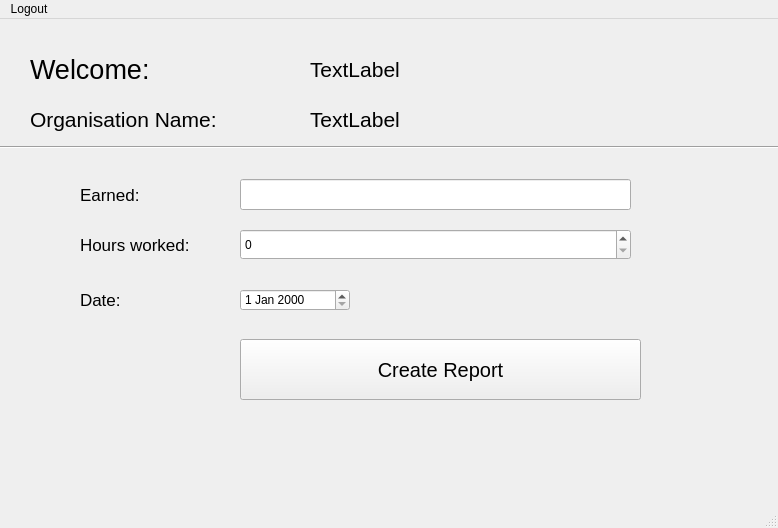
<?xml version="1.0" encoding="UTF-8"?>
<ui version="4.0">
 <class>MainWindow</class>
 <widget class="QMainWindow" name="MainWindow">
  <property name="geometry">
   <rect>
    <x>0</x>
    <y>0</y>
    <width>778</width>
    <height>528</height>
   </rect>
  </property>
  <property name="windowTitle">
   <string>MainWindow</string>
  </property>
  <widget class="QWidget" name="centralwidget">
   <widget class="QLabel" name="label">
    <property name="geometry">
     <rect>
      <x>600</x>
      <y>10</y>
      <width>161</width>
      <height>111</height>
     </rect>
    </property>
    <property name="text">
     <string/>
    </property>
    <property name="pixmap">
     <pixmap>logos/bus1.png</pixmap>
    </property>
    <property name="scaledContents">
     <bool>true</bool>
    </property>
   </widget>
   <widget class="QLabel" name="label_2">
    <property name="geometry">
     <rect>
      <x>30</x>
      <y>80</y>
      <width>191</width>
      <height>41</height>
     </rect>
    </property>
    <property name="font">
     <font>
      <pointsize>16</pointsize>
     </font>
    </property>
    <property name="text">
     <string>Organisation Name:</string>
    </property>
   </widget>
   <widget class="QLabel" name="label_organisation_name">
    <property name="geometry">
     <rect>
      <x>310</x>
      <y>90</y>
      <width>131</width>
      <height>21</height>
     </rect>
    </property>
    <property name="font">
     <font>
      <pointsize>16</pointsize>
     </font>
    </property>
    <property name="text">
     <string>TextLabel</string>
    </property>
   </widget>
   <widget class="QLabel" name="label_user_name">
    <property name="geometry">
     <rect>
      <x>310</x>
      <y>40</y>
      <width>301</width>
      <height>21</height>
     </rect>
    </property>
    <property name="font">
     <font>
      <pointsize>16</pointsize>
     </font>
    </property>
    <property name="text">
     <string>TextLabel</string>
    </property>
   </widget>
   <widget class="QLabel" name="welcome_label">
    <property name="geometry">
     <rect>
      <x>30</x>
      <y>20</y>
      <width>291</width>
      <height>61</height>
     </rect>
    </property>
    <property name="font">
     <font>
      <pointsize>20</pointsize>
     </font>
    </property>
    <property name="text">
     <string>Welcome:</string>
    </property>
   </widget>
   <widget class="Line" name="line">
    <property name="geometry">
     <rect>
      <x>0</x>
      <y>120</y>
      <width>791</width>
      <height>16</height>
     </rect>
    </property>
    <property name="orientation">
     <enum>Qt::Horizontal</enum>
    </property>
   </widget>
   <widget class="QLineEdit" name="line_money">
    <property name="geometry">
     <rect>
      <x>240</x>
      <y>160</y>
      <width>391</width>
      <height>31</height>
     </rect>
    </property>
   </widget>
   <widget class="QSpinBox" name="spin_hours">
    <property name="geometry">
     <rect>
      <x>240</x>
      <y>210</y>
      <width>391</width>
      <height>31</height>
     </rect>
    </property>
   </widget>
   <widget class="QDateEdit" name="date">
    <property name="geometry">
     <rect>
      <x>240</x>
      <y>270</y>
      <width>110</width>
      <height>22</height>
     </rect>
    </property>
   </widget>
   <widget class="QPushButton" name="button_create">
    <property name="geometry">
     <rect>
      <x>240</x>
      <y>320</y>
      <width>401</width>
      <height>61</height>
     </rect>
    </property>
    <property name="font">
     <font>
      <pointsize>15</pointsize>
     </font>
    </property>
    <property name="text">
     <string>Create Report</string>
    </property>
   </widget>
   <widget class="QLabel" name="label_3">
    <property name="geometry">
     <rect>
      <x>80</x>
      <y>160</y>
      <width>101</width>
      <height>31</height>
     </rect>
    </property>
    <property name="font">
     <font>
      <pointsize>13</pointsize>
     </font>
    </property>
    <property name="text">
     <string>Earned:</string>
    </property>
   </widget>
   <widget class="QLabel" name="label_4">
    <property name="geometry">
     <rect>
      <x>80</x>
      <y>210</y>
      <width>111</width>
      <height>31</height>
     </rect>
    </property>
    <property name="font">
     <font>
      <pointsize>13</pointsize>
     </font>
    </property>
    <property name="text">
     <string>Hours worked:</string>
    </property>
   </widget>
   <widget class="QLabel" name="label_5">
    <property name="geometry">
     <rect>
      <x>80</x>
      <y>260</y>
      <width>111</width>
      <height>41</height>
     </rect>
    </property>
    <property name="font">
     <font>
      <pointsize>13</pointsize>
     </font>
    </property>
    <property name="text">
     <string>Date:</string>
    </property>
   </widget>
  </widget>
  <widget class="QMenuBar" name="menubar">
   <property name="geometry">
    <rect>
     <x>0</x>
     <y>0</y>
     <width>778</width>
     <height>21</height>
    </rect>
   </property>
   <widget class="QMenu" name="menuLogout">
    <property name="title">
     <string>Logout</string>
    </property>
    <addaction name="actionlogout"/>
   </widget>
   <addaction name="menuLogout"/>
  </widget>
  <widget class="QStatusBar" name="statusbar"/>
  <action name="actionlogout">
   <property name="text">
    <string>logout</string>
   </property>
  </action>
 </widget>
 <resources/>
 <connections/>
</ui>
